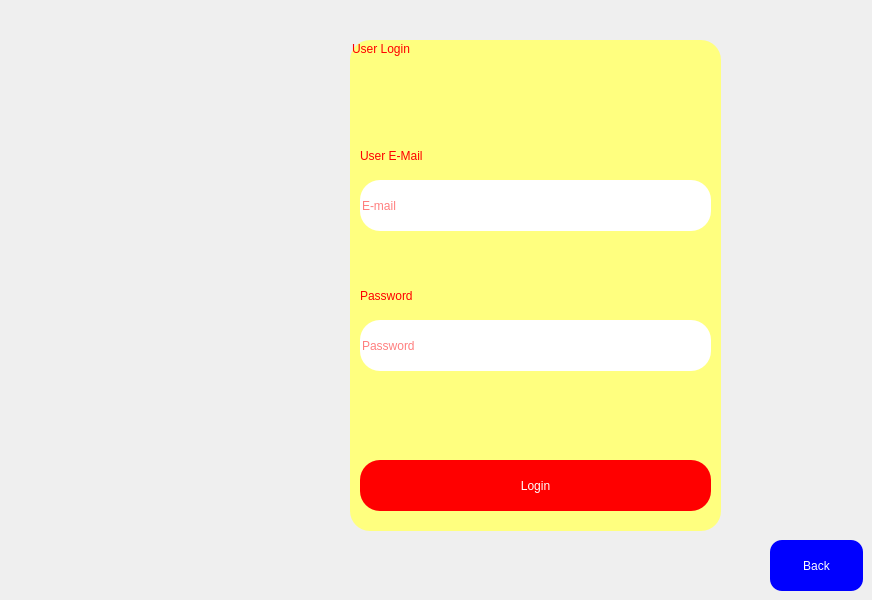
    <widget class="QWidget" name="userlogin_page">
     <property name="styleSheet">
      <string notr="true">#userlogin_page{


	background-image: url(:/images/26-263385_light-colour-background-images-hd-light-color-background.jpg);

}</string>
     </property>
     <widget class="QGroupBox" name="userlogin_groupbox">
      <property name="geometry">
       <rect>
        <x>350</x>
        <y>40</y>
        <width>371</width>
        <height>491</height>
       </rect>
      </property>
      <property name="styleSheet">
       <string notr="true">

	
	
	
	background-color: rgb(255, 255, 127);


font: 18pt &quot;MS Shell Dlg 2&quot;;

font: 16pt &quot;Britannic Bold&quot;;
color: rgb(255, 0, 0);
border-radius: 20px;



</string>
      </property>
      <property name="title">
       <string>User Login</string>
      </property>
      <widget class="QPushButton" name="user_login_Button">
       <property name="geometry">
        <rect>
         <x>10</x>
         <y>420</y>
         <width>351</width>
         <height>51</height>
        </rect>
       </property>
       <property name="styleSheet">
        <string notr="true">#user_login_Button{

	background-color: rgb(255, 0, 0);
	font: 18pt &quot;MS Shell Dlg 2&quot;;

font: 16pt &quot;Britannic Bold&quot;;
color: rgb(255, 255, 255);
border-radius: 20px;
border-style: outset;
 padding: 6px;


}

#user_login_Button:hover{


		
	background-color: rgb(255, 84, 17);
 border-style: inset;


}</string>
       </property>
       <property name="text">
        <string>Login</string>
       </property>
      </widget>
      <widget class="QLabel" name="userloginlabel">
       <property name="geometry">
        <rect>
         <x>10</x>
         <y>100</y>
         <width>171</width>
         <height>31</height>
        </rect>
       </property>
       <property name="text">
        <string>User E-Mail</string>
       </property>
      </widget>
      <widget class="QLineEdit" name="useremailinput">
       <property name="geometry">
        <rect>
         <x>10</x>
         <y>140</y>
         <width>351</width>
         <height>51</height>
        </rect>
       </property>
       <property name="styleSheet">
        <string notr="true">#useremailinput{
background-color: rgb(255, 255, 255);

color: rgb(255, 0, 0);}</string>
       </property>
       <property name="inputMask">
        <string/>
       </property>
       <property name="text">
        <string/>
       </property>
       <property name="placeholderText">
        <string>E-mail</string>
       </property>
      </widget>
      <widget class="QLabel" name="userpasslabel">
       <property name="geometry">
        <rect>
         <x>10</x>
         <y>240</y>
         <width>131</width>
         <height>31</height>
        </rect>
       </property>
       <property name="text">
        <string>Password</string>
       </property>
       <property name="wordWrap">
        <bool>false</bool>
       </property>
      </widget>
      <widget class="QLineEdit" name="userpassinput">
       <property name="geometry">
        <rect>
         <x>10</x>
         <y>280</y>
         <width>351</width>
         <height>51</height>
        </rect>
       </property>
       <property name="styleSheet">
        <string notr="true">#userpassinput{
background-color: rgb(255, 255, 255);

color: rgb(255, 0, 0);}</string>
       </property>
       <property name="text">
        <string/>
       </property>
       <property name="echoMode">
        <enum>QLineEdit::Password</enum>
       </property>
       <property name="placeholderText">
        <string>Password</string>
       </property>
      </widget>
     </widget>
     <widget class="QPushButton" name="user_login_backbutton">
      <property name="geometry">
       <rect>
        <x>770</x>
        <y>540</y>
        <width>93</width>
        <height>51</height>
       </rect>
      </property>
      <property name="styleSheet">
       <string notr="true">#user_login_backbutton{

	background-color: rgb(0, 0, 255);
font: 18pt &quot;MS Shell Dlg 2&quot;;

font: 16pt &quot;Britannic Bold&quot;;
color: rgb(255, 255, 255);
border-radius: 12px;


}

#user_login_backbutton:hover{


		
	background-color: rgb(0, 170, 0);


}</string>
      </property>
      <property name="text">
       <string>Back</string>
      </property>
     </widget>
     <widget class="QLabel" name="label_7">
      <property name="geometry">
       <rect>
        <x>-20</x>
        <y>60</y>
        <width>401</width>
        <height>411</height>
       </rect>
      </property>
      <property name="text">
       <string/>
      </property>
      <property name="pixmap">
       <pixmap resource="Src.qrc">:/images/131998619_880565402760529_6580879491267773265_n.png</pixmap>
      </property>
      <property name="scaledContents">
       <bool>true</bool>
      </property>
     </widget>
    </widget>
